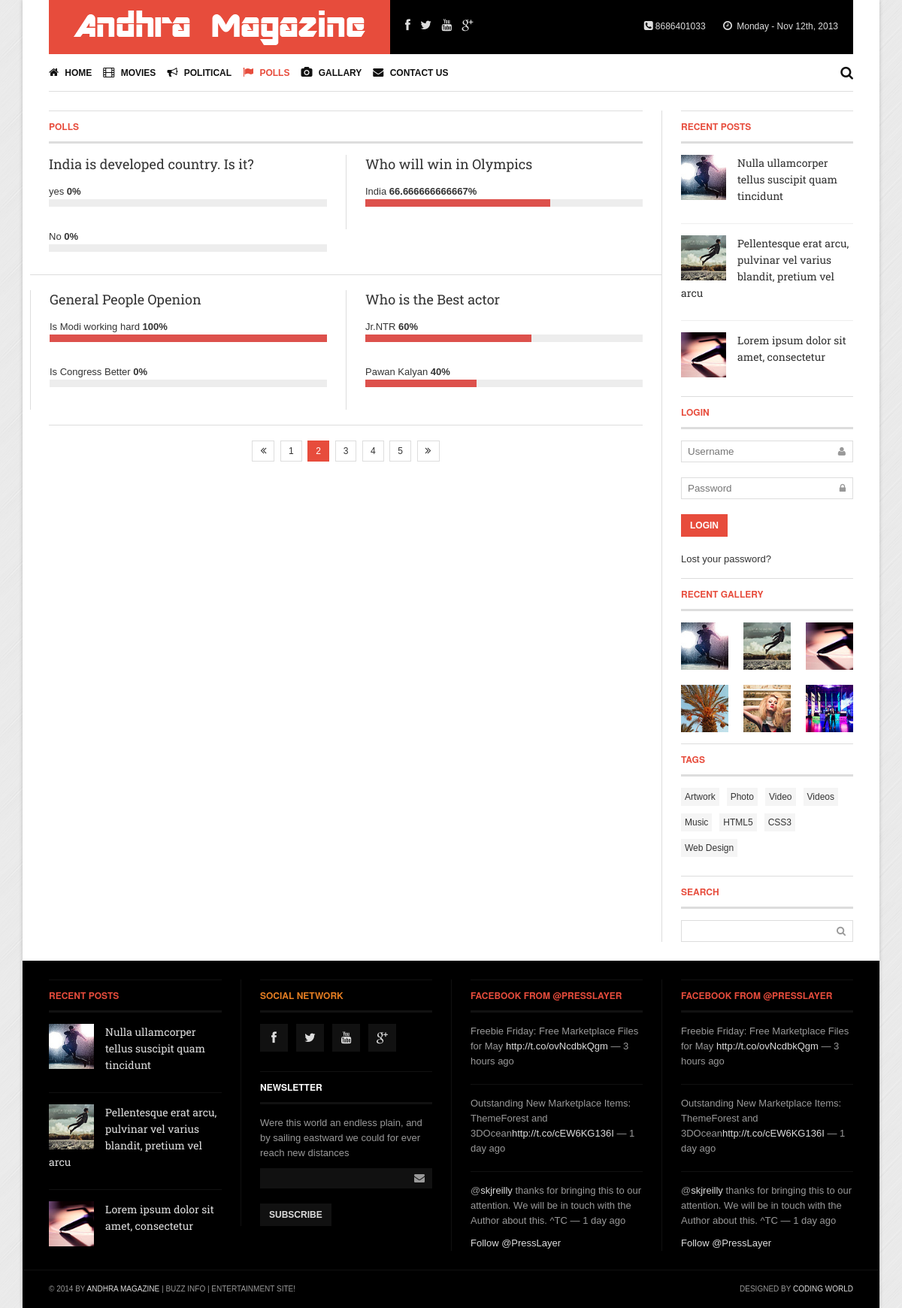
The app's page /all_polls.php with its own data.
### tables this page shows
CREATE TABLE IF NOT EXISTS `polls` (
  `id` bigint(20) NOT NULL AUTO_INCREMENT,
  `title` text NOT NULL,
  PRIMARY KEY (`id`)
);

CREATE TABLE IF NOT EXISTS `choices` (
  `id` bigint(20) NOT NULL AUTO_INCREMENT,
  `title_id` bigint(20) NOT NULL,
  `choice` text NOT NULL,
  PRIMARY KEY (`id`)
);

### includes/article.php (called while the page is built, shortened)
<?php
   class Article
   {
				public function allpolls()
		{
			global $pdo;
			$query= $pdo->prepare("SELECT * FROM polls ORDER BY id DESC;");
			$query->execute();
			return $query ->fetchAll();
		}
		public function allpollschoices($id)
		{
			global $pdo;
			$query= $pdo->prepare("SELECT * FROM choices WHERE title_id = ? ;");
			$query->bindValue(1,$id);
			$query->execute();
			return $query ->fetchAll();
		}
    }
 ?>

### all_polls.php (the view, shortened to what this page needs)
<?php
   include_once('includes/connection.php');
   include_once('includes/article.php');
?>
<!DOCTYPE html>
<html lang="en">
<head>
    <link rel="stylesheet" href="assets/css/font-awesome.min.css">
    <link rel="stylesheet" href="assets/css/weather-icons.min.css">
	<link rel="stylesheet" href="assets/css/megafish.css">
    <link rel="stylesheet" href="assets/css/framework.css">
    <link rel="stylesheet" href="assets/flexslider/flexslider-alt.css">
    <link rel="stylesheet" href="assets/flexslider/flexslider-tab.css">
	<link rel="stylesheet" href="style.css" type='text/css' media="screen" />
	<link rel='stylesheet' href='assets/css/print.css' id="print-style-css" type='text/css' media="print" />
</head>
<body class="site-boxed">
	<div class="site-wrapper">
		<div class="prl-container">
			<header id="masthead" class="clearfix">
				<div class="prl-header-logo"><a href="#"><img src="assets/images/logo.png" alt="Original" /></a></div>
				<div class="prl-header-social">
					<a href="fb-link" class="fa fa-facebook" title="Facebook" data-prl-tooltip></a>
					<a href="tt-link" class="fa fa-twitter" title="Twitter" data-prl-tooltip></a>
					<a href="yb-link" class="fa fa-youtube" title="Youtube" data-prl-tooltip></a>
					<a href="gg-link" class="fa fa-google-plus" title="Google plus" data-prl-tooltip></a>
				</div>
				<div class="prl-header-right">
					<span class="prl-header-custom-text"><i class="fa fa-phone-square"></i>8686401033</span>
					<span class="prl-header-time"><i class="fa fa-clock-o"></i> Monday - Nov 12th, 2013</span>
				</div>
			</header>
			<nav id="nav" class="prl-navbar" role="navigation">
				<div class="nav-wrapper">
					<div class='nav-container clearfix'>
						<ul class="sf-menu" id="sf-menu">
							<li ><a href="index.php"><i class="fa fa-home"></i> Home</a>
							<li ><a href="all_movies.php"><i class="fa fa-film"></i> Movies</a></li>
							<li ><a href="all_politicals.php"><i class="fa fa-bullhorn"></i> Political</a></li>
							<li class="menu_item-home current"><a href="all_polls.php"><i class="fa fa-flag"></i> Polls</a></li>
							<li ><a href="all_gallery.php"><i class="fa fa-camera"></i> Gallary</a></li>
							<li ><a href="contactus.php"><i class="fa fa-envelope"></i> Contact Us</a></li>
						</ul>
						<div class="prl-nav-flip">
							<a href="#" class="prl-nav-toggle prl-nav-toggle-search" title="Search" data-prl-offcanvas="{target:'#offcanvas-search'}"></a>
						</div>
					</div>
				</div>
			</nav>
		</div>
		<div class="prl-container">
			<div class="prl-grid prl-grid-divider">
				<section id="main" class="prl-span-9">
					<div class="prl-homepage-widget">
						<h5 class="prl-block-title alizarin">Polls</h5>
						<div class="prl-grid prl-grid-divider">
							<?php
							$function = new Article;
							$functions = $function->allpolls();
							$number = 0;
								foreach ($functions as $function)
								{
									$function4 = new Article;
									$functions4 = $function4->allpollschoices($function['id']);
									$choices = 1;
									foreach ($functions4 as $function4)
									{
										$choices++;
									}
									if($choices >1)
									{
									$number++;
									if($number ==3)
										{ ?>
											<hr class="prl-grid-divider">
							<?php		$number=1;}
									$function2 = new Article;
									$functions2 = $function2->noofvotes($function['id']);
									$voters = 0;
									foreach ($functions2 as $function2)
									{
										$voters++;
									}
								?>
								<div class="prl-span-6">
									<div class="prl-post-content">
										<div class="widget purple">
											<div class="widget-title">
												<h3><a href="single_poll.php?id=<?php echo $function['id']; ?>"><?php echo $function['title'];?></a> </h3>
											</div>
											<div class="widget-body">
												<ul class="unstyled">
													<?php
												$function1 = new Article;
												$functions1 = $function1->allpollschoices($function['id']);
												foreach ($functions1 as $function1)
												{
													$function3 = new Article;
													$functions3 = $function3->allpollsvotes($function1['id'], $function['id']);
													$votes=0;
													foreach ($functions3 as $function3)
													{
															$votes++;
													}
													if(!empty($voters))
													{
														$percentage = (100*$votes)/$voters;
													}
													else
													{
														$percentage = 0;
													}
											?>
													<li>
														<span class="btn btn-inverse"> <i class="icon-fire"></i></span><?php echo $function1['choice'];?> <strong class="label label-important"> <?php echo $percentage; ?>%</strong>
														<div class="progress progress-danger">
															<div style="width: <?php echo $percentage; ?>%;" class="bar"></div>
														</div>
													</li>
										<?php   } ?>
												</ul>
											</div>
										</div>
									</div>
								</div>
								<?php
								}
								}
								?>
						</div>
						<hr class="prl-grid-divider">
						<div class="pagin pagin-center">
							<a href="#"><i class="fa fa-angle-double-left"></i></a>
							<a href="#">1</a>
							<a href="#" class="active">2</a>
							<a href="#">3</a>
							<a href="#">4</a>
							<a href="#">5</a>
							<a href="#"><i class="fa fa-angle-double-right"></i></a>
						</div>
					</div>
				</section>
				<aside id="sidebar" class="prl-span-3">
							<div class="widget widget-recent-post prl-panel">
								<h5 class="prl-block-title">Recent posts</h5>
								<ul class="prl-list prl-list-line">
									<li>
										<article class="clearfix">
											<a href="single.html" class="prl-thumbnail"><img src="assets/images/_small/1.jpg" width="60" height="60" alt="Praesent lectus orci"></a>
											<div>
											<h4><a href="single.html" title="">Nulla ullamcorper tellus suscipit quam tincidunt</a></h4>
											</div>
										</article>
									</li>
									<li>
										<article class="clearfix">
											<a href="single.html" class="prl-thumbnail"><img src="assets/images/_small/2.jpg" width="60" height="60" alt="Praesent lectus orci"></a>
											<div>
											<h4><a href="single.html" title="">Pellentesque erat arcu, pulvinar vel varius blandit, pretium vel arcu</a></h4>
											</div>
										</article>
									</li>
									<li>
										<article class="clearfix">
											<a href="single.html" class="prl-thumbnail"><img src="assets/images/_small/3.jpg" width="60" height="60" alt="Praesent lectus orci"></a>
											<div>
											<h4><a href="single.html" title="">Lorem ipsum dolor sit amet, consectetur</a></h4>
											</div>
										</article>
									</li>
								</ul>
							</div>
							<div id="login-3" class="widget widget-login prl-panel">
								<h5 class="prl-block-title">Login</h5>
								<div>
									<form class="prl-form">
										<div class="prl-form-row prl-login-username">
											<input type="text" placeholder="Username" class="prl-width-1-1">
										</div>
										<div class="prl-form-row prl-login-password">
											<input type="password" placeholder="Password" class="prl-width-1-1">
										</div>
										<div class="prl-form-row">
											<button class="prl-button prl-button-primary" type="submit">Login</button>
										</div>
										<div class="prl-form-row">
											<a href="#">Lost your password?</a>
										</div>
									</form>
								</div>
							</div>
							<div id="post-pic-widget" class="widget photos-widget prl-panel">
								<h5 class="prl-block-title">Recent Gallery</h5>
								<div class="pt-wrapper">
									<div class="pt-inner prl-clearfix">
										<a href="single.html" ><img src="assets/images/_small/1.jpg" alt="Lorem ipsum dolor sit amet" /></a>
										<a href="single.html" ><img src="assets/images/_small/2.jpg" alt="Lorem ipsum dolor sit amet" /></a>
										<a href="single.html" ><img src="assets/images/_small/3.jpg" alt="Lorem ipsum dolor sit amet" /></a>
										<a href="single.html" ><img src="assets/images/_small/4.jpg" alt="Lorem ipsum dolor sit amet" /></a>
										<a href="single.html" ><img src="assets/images/_small/5.jpg" alt="Lorem ipsum dolor sit amet" /></a>
										<a href="single.html" ><img src="assets/images/_small/6.jpg" alt="Lorem ipsum dolor sit amet" /></a>
									</div>
								</div>
							</div>
							<div id="tag_cloud-2" class="widget widget_tag_cloud prl-panel"><h5 class="prl-block-title">Tags</h5>
								<div class="tagcloud"><a href='http://www.presslayer.com/?tag=artwork' class='tag-link-6' title='2 topics' style='font-size: 16.4pt;'>Artwork</a>
									<a href='http://www.presslayer.com/?tag=photo' class='tag-link-7' title='2 topics' style='font-size: 16.4pt;'>Photo</a>
									<a href='http://www.presslayer.com/?tag=video' class='tag-link-9' title='3 topics' style='font-size: 22pt;'>Video</a>
									<a href='http://www.presslayer.com/?tag=videos' class='tag-link-4' title='1 topic' style='font-size: 8pt;'>Videos</a>
									<a href='http://www.presslayer.com/?tag=videos' class='tag-link-3' title='1 topic' style='font-size: 8pt;'>Music</a>
									<a href='http://www.presslayer.com/?tag=videos' class='tag-link-3' title='1 topic' style='font-size: 8pt;'>HTML5</a>
									<a href='http://www.presslayer.com/?tag=videos' class='tag-link-3' title='1 topic' style='font-size: 8pt;'>CSS3</a>
									<a href='http://www.presslayer.com/?tag=videos' class='tag-link-3' title='1 topic' style='font-size: 8pt;'>Web Design</a>
								</div>
							</div>
							<div id="search-3" class="widget widget_search prl-panel">
								<h5 class="prl-block-title">Search</h5>
								<form role="search" method="get" id="searchform" action="#" class="prl-form" >
									<div><label class="screen-reader-text" for="s">Search for:</label>
									<input type="text" value="" name="s" id="s" />
									</div>
								</form>
							</div>
				</aside>
			</div>
		</div>
		<footer id="footer" role="contentinfo">
			<div class="footer-widget">
				<div class="prl-container">
					<div class="prl-grid prl-grid-divider">
						<div class="prl-span-3">
							<div class="widget widget-recent-post prl-panel">
								<h5 class="prl-block-title">Recent posts</h5>
								<ul class="prl-list prl-list-line">
									<li>
										<article class="prl-clearfix">
											<a href="single.html" class="prl-thumbnail"><img src="assets/images/_small/1.jpg" width="60" height="60" alt=""></a>
											<div>
											<h4><a href="single.html" title="">Nulla ullamcorper tellus suscipit quam tincidunt</a></h4>
											</div>
										</article>
									</li>
									<li>
										<article class="prl-clearfix">
											<a href="single.html" class="prl-thumbnail"><img src="assets/images/_small/2.jpg" width="60" height="60" alt=""></a>
											<div>
											<h4><a href="single.html" title="">Pellentesque erat arcu, pulvinar vel varius blandit, pretium vel arcu</a></h4>
											</div>
										</article>
									</li>
									<li>
										<article class="prl-clearfix">
											<a href="single.html" class="prl-thumbnail"><img src="assets/images/_small/3.jpg" width="60" height="60" alt=""></a>
											<div>
											<h4><a href="single.html" title="">Lorem ipsum dolor sit amet, consectetur</a></h4>
											</div>
										</article>
									</li>
								</ul>
							</div>
						</div>
						<div class="prl-span-3">
							<div id="social-widget-2" class="widget social-widget prl-panel">
								<h5 class="prl-block-title carot">Social Network</h5>
								<div class="sw-wrapper">
									<div class="sw-inner prl-clearfix">
										<a href="#" class="fa fa-facebook" title="Facebook" data-prl-tooltip></a>
										<a href="https://twitter.com/#" class="fa fa-twitter" title="Twitter" data-prl-tooltip></a>
										<a href="http://www.youtube.com/#" class="fa fa-youtube" title="Youtube" data-prl-tooltip></a>
										<a href="#" class="fa fa-google-plus" title="Google plus" data-prl-tooltip></a>
									</div>
								</div>
							</div>
							<div class="widget widget_newsletter prl-panel">
								<h5 class="prl-block-title">Newsletter</h5>
								<p>Were this world an endless plain, and by sailing eastward we could for ever reach new distances</p>
								<form class="prl-form">
									<fieldset>
										<div class="prl-form-row prl-newsletter-email"><input type="text" placeholder="" class="prl-width-1-1"></div>
										<div class="prl-form-row"><button class="prl-button prl-button-newsletter" type="submit">Subscribe</button></div>
									</fieldset>
								</form>
							</div>
						</div>
						<div class="prl-span-3">
							<div id="tweets-widget-2" class="widget twitter_widget prl-panel">
								<h5 class="prl-block-title">Facebook from @PressLayer</h5>
								<ul id="twitter_list_tweets-widget-2" class="prl-list prl-list-line">
									<li>Freebie Friday: Free Marketplace Files for May&nbsp;<a href="http://t.co/ovNcdbkQgm">http://t.co/ovNcdbkQgm</a> <em>&mdash; 3 hours ago</em></li>
									<li>Outstanding New Marketplace Items: ThemeForest and 3DOcean<a href="http://t.co/cEW6KG136I">http://t.co/cEW6KG136I</a> <em>&mdash; 1 day ago</em></li>
									<li>@<a href="http://twitter.com/skjreilly">skjreilly</a>&nbsp;thanks for bringing this to our attention. We will be in touch with the Author about this. ^TC <em>&mdash; 1 day ago</em></li>
								</ul>
								<div class="tw_btn">
									<a href="https://twitter.com/PressLayer" class="twitter-follow-button" data-show-count="false">Follow @PressLayer</a>
								</div>
							</div>
						</div>
						<div class="prl-span-3">
							<div id="tweets-widget-2" class="widget twitter_widget prl-panel">
								<h5 class="prl-block-title">Facebook from @PressLayer</h5>
								<ul id="twitter_list_tweets-widget-2" class="prl-list prl-list-line">
									<li>Freebie Friday: Free Marketplace Files for May&nbsp;<a href="http://t.co/ovNcdbkQgm">http://t.co/ovNcdbkQgm</a> <em>&mdash; 3 hours ago</em></li>
									<li>Outstanding New Marketplace Items: ThemeForest and 3DOcean<a href="http://t.co/cEW6KG136I">http://t.co/cEW6KG136I</a> <em>&mdash; 1 day ago</em></li>
									<li>@<a href="http://twitter.com/skjreilly">skjreilly</a>&nbsp;thanks for bringing this to our attention. We will be in touch with the Author about this. ^TC <em>&mdash; 1 day ago</em></li>
								</ul>
								<div class="tw_btn">
									<a href="https://twitter.com/PressLayer" class="twitter-follow-button" data-show-count="false">Follow @PressLayer</a>
								</div>
							</div>
						</div>
					</div>
				</div>
			</div>
			<div class="copyright">
				<div class="prl-container">
					<div class="left">
						&copy; 2014 by <a href="#">Andhra magazine</a> | Buzz INFO | Entertainment site!
					</div>
					<div class="right">
						Designed by <a href="#">Coding World</a>
					</div>
				</div>
			</div>
		</footer>
	</div>
	</body>
</html>

### records on screen
polls: title "India is developed country. Is it?"
choices: choice "yes", percentage "0"
choices: choice "No", percentage "0"
polls: title "Who will win in Olympics"
choices: choice "India", percentage "66.666666666667"
polls: title "General People Openion"
choices: choice "Is Modi working hard", percentage "100"
choices: choice "Is Congress Better", percentage "0"
polls: title "Who is the Best actor"
choices: choice "Jr.NTR", percentage "60"
choices: choice "Pawan Kalyan", percentage "40"
